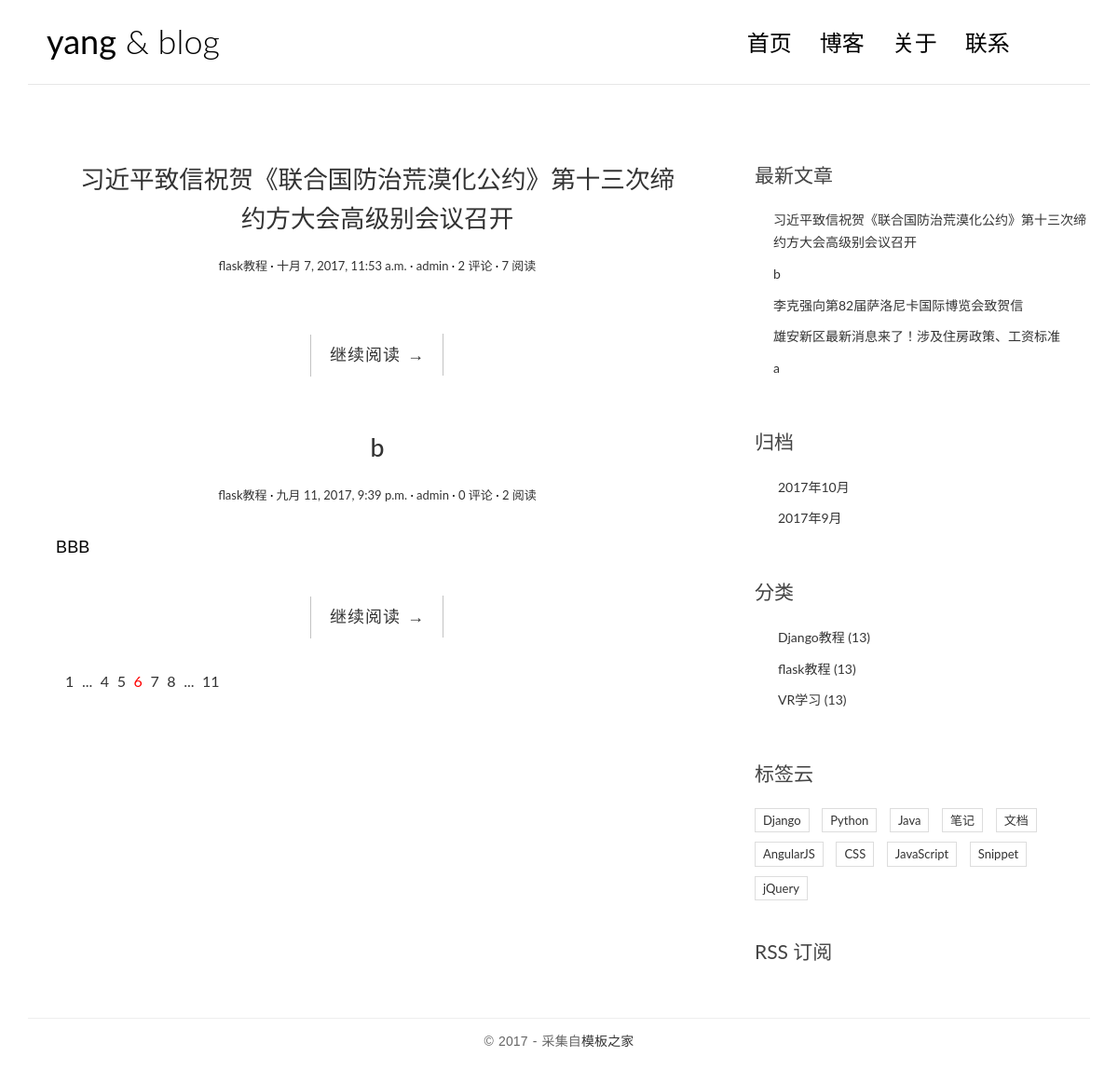
The app's page /category/2/, older data.
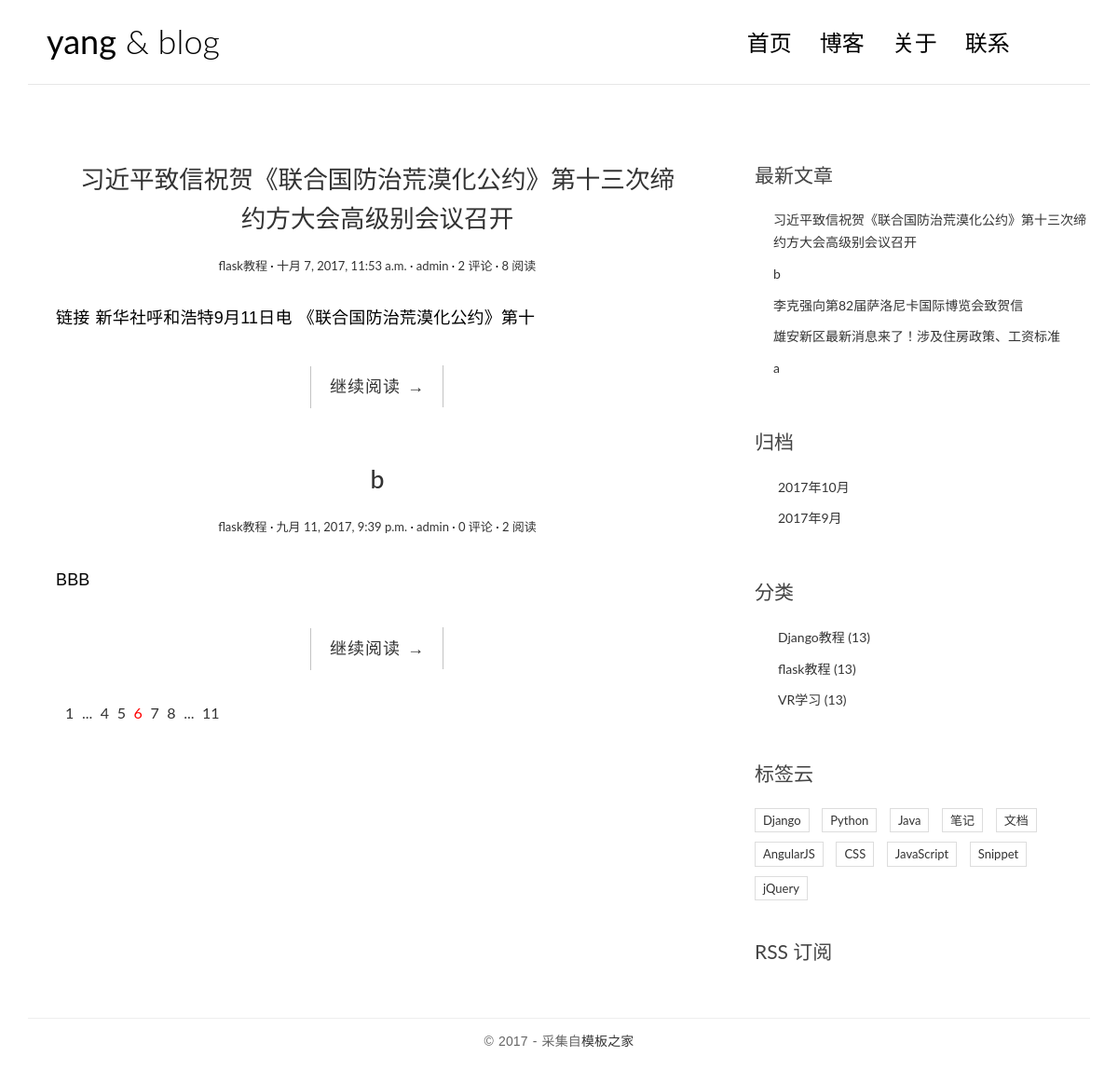
The same page, newer data.
### blog/models.py (models this page shows, shortened)
class Post(models.Model):
    title = models.CharField(max_length=64)
    body = models.TextField()
    created_time = models.DateTimeField()
    modified_time = models.DateTimeField()
    excerpt = models.CharField(max_length=256, blank=True)
    category = models.ForeignKey(Category)
    tags = models.ManyToManyField(Tag, blank=True)
    author = models.ForeignKey(User)
    views = models.PositiveIntegerField(default=0)
    class Meta:
        ordering = ['-created_time','-modified_time']
    def get_absolute_url(self):
        return reverse('blog:detail', kwargs={'pk': self.pk})

class Category(models.Model):
    name = models.CharField(max_length=64)

### blog/views.py (the view)
# urls.py: url(r'^category/(?P<pk>[0-9]+)/$', views.category, name='category'),
def category(request, pk):
    cate = get_object_or_404(Category, pk=pk)
    post_list = Post.objects.filter(category=cate)
    return render(request, 'blog/index.html', context={'post_list': post_list})

### blog/templatetags/blog_tags.py (called while the page is built)
@register.simple_tag
def get_recent_post(num=5):
    return Post.objects.all()[:num]

@register.simple_tag
def archives():
    return Post.objects.dates('created_time', 'month', order='DESC')

@register.simple_tag
def get_categories():
    return Category.objects.all()

### templates/blog/index.html (shortened to what this page needs)
{% extends 'base.html' %}
{% load staticfiles %}
{% block main %}
    {% for post in post_list %}
    <article class="post post-{{ post.pk }}">
        <header class="entry-header">
            <h1 class="entry-title">
                <a href={{post.get_absolute_url}}>{{ post.title }}</a>
            </h1>
            <div class="entry-meta">
                <span class="post-category"><a href= {{post.get_absolute_url}}>{{ post.category.name }}</a></span>
                <span class="post-date"><a href="#"><time class="entry-date" datetime="{{ post.created_time }}">{{ post.created_time }}</time></a></span>
                <span class="post-author"><a href="#">{{ post.author }}</a></span>
                <span class="comments-link"><a href="#">{{post.comment_set.count}} 评论</a></span>
                <span class="views-count"><a href="#">{{post.views}} 阅读</a></span>
            </div>
        </header>
        <div class="entry-content clearfix">
            <p>{{ post.excerpt }}</p>
            <div class="read-more cl-effect-14">
                <a href={{post.get_absolute_url}} class="more-link">继续阅读 <span class="meta-nav">→</span></a>
            </div>
        </div>
    </article>
    {% empty %}
    <div class="no-post">暂时还没有发布的文章！</div>
    {% endfor %}
    <div class="pagination">
        <ul>
            <li><a href="">1</a></li>
            <li><a href="">...</a></li>
            <li><a href="">4</a></li>
            <li><a href="">5</a></li>
            <li class="current"><a href="">6</a></li>
            <li><a href="">7</a></li>
            <li><a href="">8</a></li>
            <li><a href="">...</a></li>
            <li><a href="">11</a></li>
        </ul>
    </div>
{% endblock %}

### templates/base.html (shortened to what this page needs)
{% load staticfiles %}
{% load blog_tags %}
<!DOCTYPE html>
<html lang="en">
<head>
    <link rel="stylesheet" href="http://code.ionicframework.com/ionicons/2.0.1/css/ionicons.min.css">
    <link rel="stylesheet" href="{% static 'blog/css/bootstrap.min.css' %}">
    <link rel="stylesheet" href="{% static 'blog/css/pace.css' %}">
    <link rel="stylesheet" href="{% static 'blog/css/custom.css' %}">
    <link rel="stylesheet" href="{% static 'blog/css/highlights/github.css' %}">
</head>
<body>
    <div class="container">
        <header id="site-header">
            <div class="row">
                <div class="col-md-4 col-sm-5 col-xs-8">
                    <div class="logo">
                        <h1><a href="{% url 'blog:index' %}"><b>yang</b> &amp; blog</a></h1>
                    </div>
                </div>
                <div class="col-md-8 col-sm-7 col-xs-4">
                    <nav class="main-nav" role="navigation">
                        <div class="collapse navbar-collapse" id="bsexample-navbar-collapse-1">
                            <ul class="nav navbar-nav navbar-right">
                                <li class="cl-effect-11"><a href="{% url 'blog:index' %}" data-hover="首页">首页</a></li>
                                <li class="cl-effect-11"><a href="fullwidth.html" data-hover="博客">博客</a></li>
                                <li class="cl-effect-11"><a href="about.html" data-hover="关于">关于</a></li>
                                <li class="cl-effect-11"><a href="contact.html" data-hover="联系">联系</a></li>
                            </ul>
                        </div>
                    </nav>
                </div>
            </div>
        </header>
    </div>
    <div class="content-body">
        <div class="container">
            <div class="row">
                <main class="col-md-8">
                    {% block main %}
                    {% endblock %}
                </main>
                <aside class="col-md-4">
                    <div class="widget widget-recent-posts">
                        <h3 class="widget-title">最新文章</h3>
                        {% get_recent_post as recent_post_list %}
                        <ul>
                            {% for post in recent_post_list %}
                            <li>
                                <a href="{{ post.get_absolute_url }}">{{ post.title }}</a>
                            </li>
                            {% empty %}
                            没有文章发布
                            {% endfor %}
                        </ul>
                    </div>
                    <div class="widget widget-archives">
                        <h3 class="widget-title">归档</h3>
                        {% archives as archives_list %}
                        <ul>
                            {% for date in archives_list %}
                            <li>
                                <a href="{% url 'blog:archives' date.year date.month %}">{{ date.year }}年{{date.month}}月</a>
                            </li>
                            {% empty %}
                            暂无归档
                            {% endfor %}
                        </ul>
                    </div>
                    <div class="widget widget-category">
                        <h3 class="widget-title">分类</h3>
                        {% get_categories as categories_list %}
                        <ul>
                            {% for category in categories_list %}
                            <li>
                                <a href="{% url 'blog:category' category.pk  %}">{{category.name}} <span class="post-count">(13)</span></a>
                            </li>
                            {% empty %}
                            暂无分类
                            {% endfor %}
                        </ul>
                    </div>
                    <div class="widget widget-tag-cloud">
                        <h3 class="widget-title">标签云</h3>
                        <ul>
                            <li>
                                <a href="#">Django</a>
                            </li>
                            <li>
                                <a href="#">Python</a>
                            </li>
                            <li>
                                <a href="#">Java</a>
                            </li>
                            <li>
                                <a href="#">笔记</a>
                            </li>
                            <li>
                                <a href="#">文档</a>
                            </li>
                            <li>
                                <a href="#">AngularJS</a>
                            </li>
                            <li>
                                <a href="#">CSS</a>
                            </li>
                            <li>
                                <a href="#">JavaScript</a>
                            </li>
                            <li>
                                <a href="#">Snippet</a>
                            </li>
                            <li>
                                <a href="#">jQuery</a>
                            </li>
                        </ul>
                    </div>
                    <div class="rss">
                        <a href="">RSS 订阅</a>
                    </div>
                </aside>
            </div>
        </div>
    </div>
    <footer id="site-footer">
        <div class="container">
            <div class="row">
                <div class="col-md-12">
                    <p class="copyright">&copy 2017 - 采集自<a href="http://www.cssmoban.com/" target="_blank" title="模板之家">模板之家</a></p>
                </div>
            </div>
        </div>
    </footer>
</body>
</html>

### blog/static/blog/css/custom.css (style rules this page uses)
* { outline: none; }
h1, h2, h3, h4, h5, h6 { margin-top: 0; }
b { font-weight: 400; }
a { color: #333; }
body { color: #444; font-family: 'Lato', sans-serif; }
p { font-family: 'Ubuntu', sans-serif; font-weight: 400; word-spacing: 1px; letter-spacing: 0.01em; }
#site-header { background-color: #FFF; padding: 25px 20px; margin-bottom: 40px; border-bottom: 1px solid #e7e7e7; }
.logo h1 a { color: #000; }
.logo h1 { margin: 0; font-family: 'Lato', sans-serif; font-weight: 300; }
.main-nav { margin-top: 11px; max-width: 95%; }
.main-nav a { color: #000000 !important; padding: 0 0 5px 0 !important; margin-right: 30px; font-family: 'Lato', sans-serif; font-weight: 300; font-size: 24px; }
.cl-effect-11 a { padding: 10px 0; color: #0972b4; text-shadow: none; }
.cl-effect-11 a::before { position: absolute; top: 0; left: 0; overflow: hidden; padding: 0 0 5px 0 !important; max-width: 0; border-bottom: 1px solid #000; color: #000; content: attr(data-hover); white-space: nowrap; -webkit-transition: max-width 0.5s; -moz-transition: max-width 0.5s; transition: max-width 0.5s; }
.content-body { padding-bottom: 4em; }
.post { background: #fff; padding: 30px 30px 0; }
.entry-title { text-align: center; font-size: 1.9em; margin-bottom: 20px; line-height: 1.6; padding: 10px 20px 0; }
.entry-meta { text-align: center; color: #DDDDDD; font-size: 13px; margin-bottom: 30px; }
.entry-content { font-size: 18px; line-height: 1.9; font-weight: 300; color: #000; }
.post-category::after, .post-date::after, .post-author::after, .comments-link::after { content: ' ·'; color: #000; }
.read-more { font-family: 'Ubuntu', sans-serif; font-weight: 400; word-spacing: 1px; letter-spacing: 0.01em; text-align: center; margin-top: 20px; }
.cl-effect-14 a { padding: 0 20px; height: 45px; line-height: 45px; position: relative; display: inline-block; margin: 15px 25px; letter-spacing: 1px; font-weight: 400; text-shadow: 0 0 1px rgba(255, 255, 255, 0.3); }
.cl-effect-14 a::before, .cl-effect-14 a::after { position: absolute; width: 45px; height: 1px; background: #C3C3C3; content: ''; -webkit-transition: all 0.3s; -moz-transition: all 0.3s; transition: all 0.3s; pointer-events: none; }
.cl-effect-14 a::before { top: 0; left: 0; -webkit-transform: rotate(90deg); -moz-transform: rotate(90deg); transform: rotate(90deg); -webkit-transform-origin: 0 0; -moz-transform-origin: 0 0; transform-origin: 0 0; }
.cl-effect-14 a::after { right: 0; bottom: 0; -webkit-transform: rotate(90deg); -moz-transform: rotate(90deg); transform: rotate(90deg); -webkit-transform-origin: 100% 0; -moz-transform-origin: 100% 0; transform-origin: 100% 0; }
.widget { background: #fff; padding: 30px 0 0; }
.widget-title { font-size: 1.5em; margin-bottom: 20px; line-height: 1.6; padding: 10px 0 0; font-weight: 400; }
.widget-recent-posts ul { padding: 0; margin: 0; padding-left: 20px; }
.widget-recent-posts ul li { list-style-type: none; position: relative; line-height: 170%; margin-bottom: 10px; }
.widget-recent-posts ul li::before { content: '\f3d3'; font-family: "Ionicons"; position: absolute; left: -17px; top: 3px; font-size: 16px; color: #000; }
.widget-archives ul { padding: 0; margin: 0; padding-left: 25px; }
.widget-archives ul li { list-style-type: none; position: relative; line-height: 170%; margin-bottom: 10px; }
.widget-archives ul li::before { content: '\f3f3'; font-family: "Ionicons"; position: absolute; left: -25px; top: 1px; font-size: 16px; color: #000; }
.widget-category ul { padding: 0; margin: 0; padding-left: 25px; }
.widget-category ul li { list-style-type: none; position: relative; line-height: 170%; margin-bottom: 10px; }
.widget-category ul li::before { content: '\f3fe'; font-family: "Ionicons"; position: absolute; left: -25px; top: 1px; font-size: 18px; color: #000; }
.widget-tag-cloud ul { padding: 0; margin: 0; margin-right: -10px; }
.widget-tag-cloud ul li { list-style-type: none; font-size: 13px; display: inline-block; margin-right: 10px; margin-bottom: 10px; padding: 3px 8px; border: 1px solid #ddd; }
.rss { font-size: 21px; margin-top: 30px; }
.rss a { color: #444; }
#site-footer { padding-top: 10px; padding: 0 0 1.5em 0; }
.copyright { text-align: center; padding-top: 1em; margin: 0; border-top: 1px solid #eee; color: #666; }
.pagination ul { list-style: none; }
.pagination ul li { display: inline-block; font-size: 16px; margin-right: 5px; }
.current a { color: red; }

Row changes from the older to the newer data that the page shows:
changed Post "习近平致信祝贺《联合国防治荒漠化公约》第十三次缔约方大会高级别会议召开": views "7" → "8"; excerpt (not shown) → "链接 新华社呼和浩特9月11日电 《联合国防治荒漠化公约》第十"
